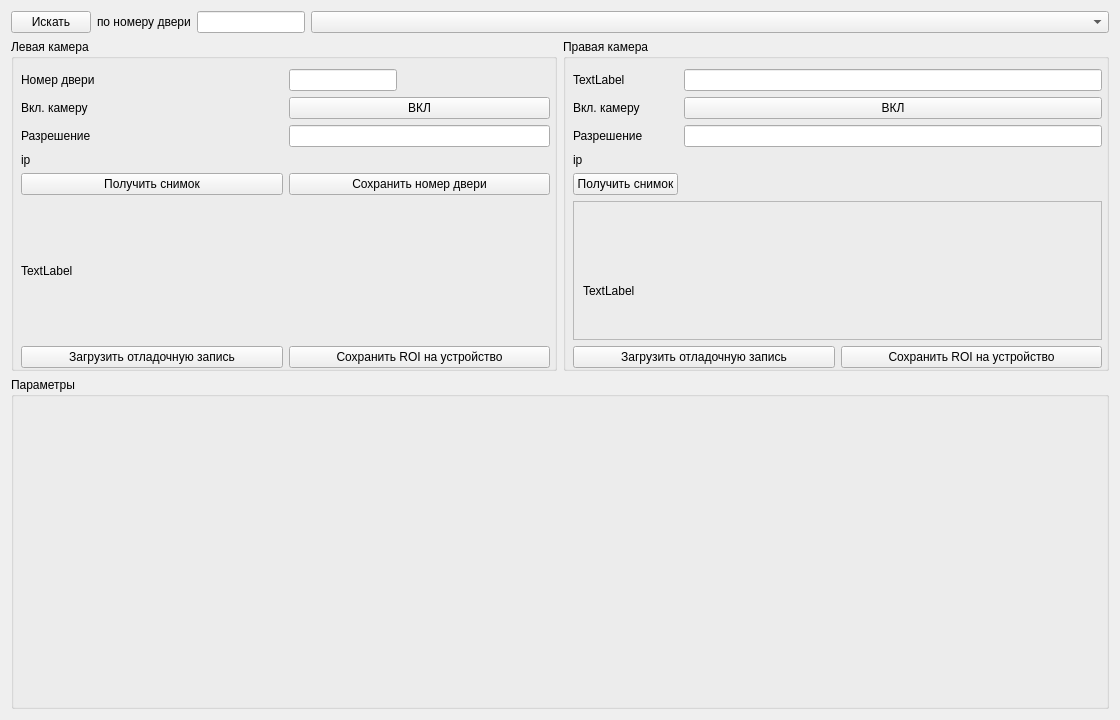
<?xml version="1.0" encoding="UTF-8"?>
<ui version="4.0">
 <class>MainWindow</class>
 <widget class="QMainWindow" name="MainWindow">
  <property name="geometry">
   <rect>
    <x>0</x>
    <y>0</y>
    <width>1120</width>
    <height>720</height>
   </rect>
  </property>
  <property name="windowTitle">
   <string>MainWindow</string>
  </property>
  <widget class="QWidget" name="centralWidget">
   <layout class="QVBoxLayout" name="verticalLayout_6">
    <item>
     <layout class="QVBoxLayout" name="verticalLayout">
      <property name="sizeConstraint">
       <enum>QLayout::SetNoConstraint</enum>
      </property>
      <item>
       <layout class="QHBoxLayout" name="horizontalLayout_4" stretch="0,0,0,1">
        <item>
         <widget class="QPushButton" name="searchButton">
          <property name="text">
           <string>Искать</string>
          </property>
         </widget>
        </item>
        <item>
         <widget class="QLabel" name="label_8">
          <property name="text">
           <string>по номеру двери</string>
          </property>
         </widget>
        </item>
        <item>
         <widget class="QLineEdit" name="searchDoorNum"/>
        </item>
        <item>
         <widget class="QComboBox" name="ipsCombo"/>
        </item>
       </layout>
      </item>
      <item>
       <layout class="QHBoxLayout" name="horizontalLayout" stretch="1,1">
        <item>
         <widget class="QGroupBox" name="groupBox_3">
          <property name="sizePolicy">
           <sizepolicy hsizetype="Preferred" vsizetype="Preferred">
            <horstretch>1</horstretch>
            <verstretch>1</verstretch>
           </sizepolicy>
          </property>
          <property name="title">
           <string>Левая камера</string>
          </property>
          <widget class="QWidget" name="verticalLayoutWidget_2">
           <property name="geometry">
            <rect>
             <x>-1</x>
             <y>19</y>
             <width>541</width>
             <height>321</height>
            </rect>
           </property>
           <layout class="QVBoxLayout" name="verticalLayout_2" stretch="0,1,0">
            <property name="sizeConstraint">
             <enum>QLayout::SetNoConstraint</enum>
            </property>
            <property name="rightMargin">
             <number>1</number>
            </property>
            <item>
             <layout class="QGridLayout" name="gridLayout" columnstretch="1,0,1">
              <property name="sizeConstraint">
               <enum>QLayout::SetMaximumSize</enum>
              </property>
              <item row="0" column="2">
               <widget class="QLineEdit" name="doorNumEdit">
                <property name="sizePolicy">
                 <sizepolicy hsizetype="Maximum" vsizetype="Fixed">
                  <horstretch>1</horstretch>
                  <verstretch>0</verstretch>
                 </sizepolicy>
                </property>
               </widget>
              </item>
              <item row="1" column="0">
               <widget class="QLabel" name="label_2">
                <property name="text">
                 <string>Вкл. камеру</string>
                </property>
               </widget>
              </item>
              <item row="4" column="0">
               <widget class="QPushButton" name="lShotButton">
                <property name="text">
                 <string>Получить снимок</string>
                </property>
               </widget>
              </item>
              <item row="1" column="2">
               <widget class="QPushButton" name="lCameraButton">
                <property name="text">
                 <string>ВКЛ</string>
                </property>
               </widget>
              </item>
              <item row="2" column="0">
               <widget class="QLabel" name="label">
                <property name="text">
                 <string>Разрешение</string>
                </property>
               </widget>
              </item>
              <item row="2" column="2">
               <widget class="QLineEdit" name="lResolutionEdit"/>
              </item>
              <item row="0" column="0">
               <widget class="QLabel" name="label_3">
                <property name="text">
                 <string>Номер двери</string>
                </property>
               </widget>
              </item>
              <item row="4" column="2">
               <widget class="QPushButton" name="saveDoorNumButton">
                <property name="text">
                 <string>Сохранить номер двери</string>
                </property>
               </widget>
              </item>
              <item row="3" column="0">
               <widget class="QLabel" name="label_7">
                <property name="text">
                 <string>ip</string>
                </property>
               </widget>
              </item>
              <item row="3" column="2">
               <widget class="QLabel" name="lIpValueLabel">
                <property name="text">
                 <string/>
                </property>
               </widget>
              </item>
             </layout>
            </item>
            <item>
             <widget class="QLabel" name="lPngLabel">
              <property name="sizePolicy">
               <sizepolicy hsizetype="Minimum" vsizetype="Minimum">
                <horstretch>0</horstretch>
                <verstretch>0</verstretch>
               </sizepolicy>
              </property>
              <property name="text">
               <string>TextLabel</string>
              </property>
             </widget>
            </item>
            <item>
             <layout class="QHBoxLayout" name="horizontalLayout_2" stretch="0,0">
              <item>
               <widget class="QPushButton" name="lLoadDebugButton">
                <property name="text">
                 <string>Загрузить отладочную запись</string>
                </property>
               </widget>
              </item>
              <item>
               <widget class="QPushButton" name="lSaveROIButton">
                <property name="text">
                 <string>Сохранить ROI на устройство</string>
                </property>
               </widget>
              </item>
             </layout>
            </item>
           </layout>
          </widget>
         </widget>
        </item>
        <item>
         <widget class="QGroupBox" name="groupBox_2">
          <property name="title">
           <string>Правая камера</string>
          </property>
          <widget class="QWidget" name="verticalLayoutWidget_3">
           <property name="geometry">
            <rect>
             <x>-1</x>
             <y>19</y>
             <width>551</width>
             <height>321</height>
            </rect>
           </property>
           <layout class="QVBoxLayout" name="verticalLayout_3" stretch="0,1,0">
            <item>
             <layout class="QGridLayout" name="gridLayout_2">
              <item row="1" column="3">
               <widget class="QPushButton" name="rCameraButton">
                <property name="text">
                 <string>ВКЛ</string>
                </property>
               </widget>
              </item>
              <item row="0" column="1">
               <widget class="QLabel" name="label_6">
                <property name="text">
                 <string>TextLabel</string>
                </property>
               </widget>
              </item>
              <item row="2" column="3">
               <widget class="QLineEdit" name="rResolutionEdit"/>
              </item>
              <item row="1" column="1">
               <widget class="QLabel" name="label_5">
                <property name="text">
                 <string>Вкл. камеру</string>
                </property>
               </widget>
              </item>
              <item row="4" column="1">
               <widget class="QPushButton" name="rShotButton">
                <property name="text">
                 <string>Получить снимок</string>
                </property>
               </widget>
              </item>
              <item row="2" column="1">
               <widget class="QLabel" name="label_4">
                <property name="text">
                 <string>Разрешение</string>
                </property>
               </widget>
              </item>
              <item row="0" column="3">
               <widget class="QLineEdit" name="lineEdit_4"/>
              </item>
              <item row="3" column="1">
               <widget class="QLabel" name="label_9">
                <property name="text">
                 <string>ip</string>
                </property>
               </widget>
              </item>
              <item row="3" column="3">
               <widget class="QLabel" name="rIpValueLabel">
                <property name="text">
                 <string/>
                </property>
               </widget>
              </item>
             </layout>
            </item>
            <item>
             <widget class="QFrame" name="frame_2">
              <property name="frameShape">
               <enum>QFrame::StyledPanel</enum>
              </property>
              <property name="frameShadow">
               <enum>QFrame::Raised</enum>
              </property>
              <widget class="QLabel" name="rPngLabel">
               <property name="geometry">
                <rect>
                 <x>10</x>
                 <y>4</y>
                 <width>191</width>
                 <height>171</height>
                </rect>
               </property>
               <property name="text">
                <string>TextLabel</string>
               </property>
              </widget>
             </widget>
            </item>
            <item>
             <layout class="QHBoxLayout" name="horizontalLayout_3">
              <item>
               <widget class="QPushButton" name="rLoadDebugButton">
                <property name="text">
                 <string>Загрузить отладочную запись</string>
                </property>
               </widget>
              </item>
              <item>
               <widget class="QPushButton" name="rSaveROIButton">
                <property name="text">
                 <string>Сохранить ROI на устройство</string>
                </property>
               </widget>
              </item>
             </layout>
            </item>
           </layout>
          </widget>
         </widget>
        </item>
       </layout>
      </item>
      <item>
       <widget class="QGroupBox" name="groupBox">
        <property name="title">
         <string>Параметры</string>
        </property>
       </widget>
      </item>
     </layout>
    </item>
   </layout>
  </widget>
 </widget>
 <layoutdefault spacing="6" margin="11"/>
 <resources/>
 <connections/>
</ui>
